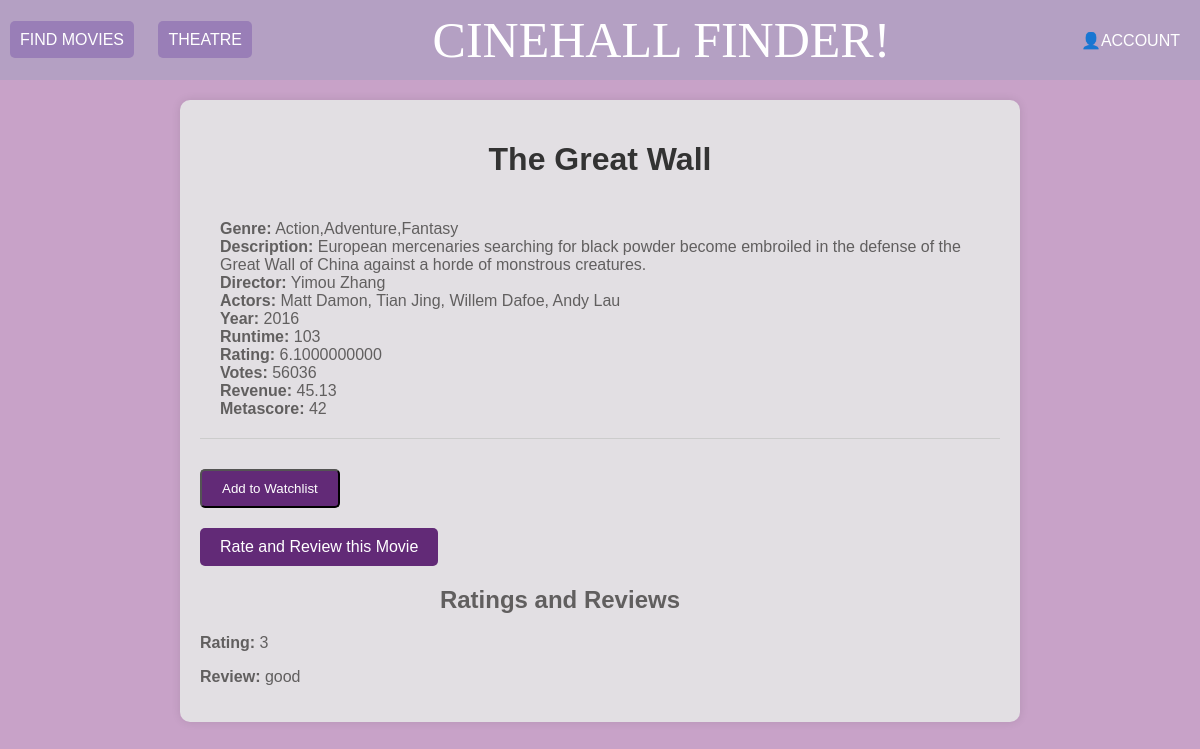
/movie/6/moon, run on an earlier commit of the app's database.
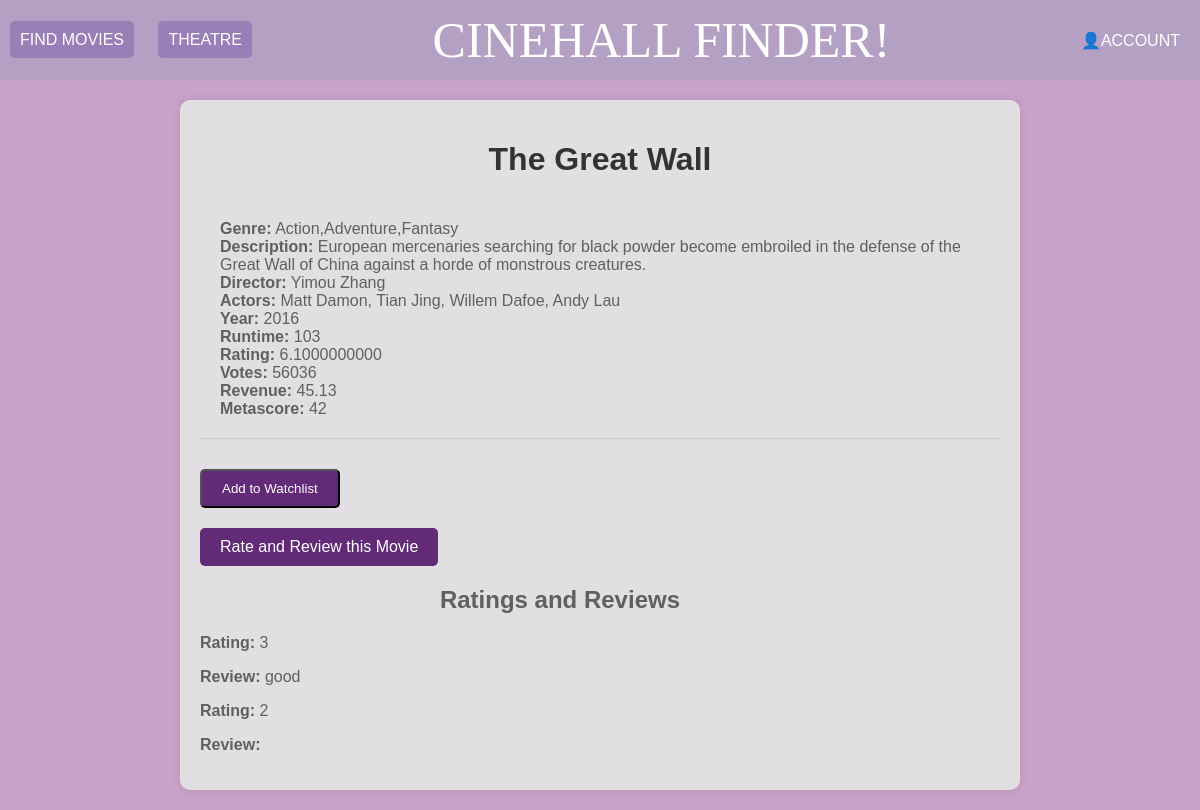
And on a later commit of the database.
### app/models.py (models this page shows, shortened)
class Movie_Data(db.Model):
    __tablename__ = 'Movie_Data'
    Rank = db.Column(db.Integer, primary_key=True)
    Title = db.Column(db.Text)
    Genre = db.Column(db.Text)
    Description = db.Column(db.Text)
    Director = db.Column(db.Text)
    Actors = db.Column(db.Text)
    Year = db.Column(db.Integer)
    Runtime = db.Column(db.Integer)
    Rating = db.Column(db.Numeric)
    Votes = db.Column(db.Integer)
    Revenue = db.Column(db.Text)
    Metascore = db.Column(db.Integer)

class RatingReview(db.Model):
    __tablename__ = 'rating_review'
    id = db.Column(db.Integer, primary_key=True)
    movie_rank = db.Column(db.Integer, db.ForeignKey('Movie_Data.Rank'), nullable=False)
    user_id = db.Column(db.Integer, db.ForeignKey('user.id'), nullable=False)
    rating = db.Column(db.Integer, nullable=False)
    review = db.Column(db.Text, nullable=True)

### app/routes.py (the view)
@app.route('/movie/<Rank>/<username>')
def movie_page(Rank,username):
    username = session.get('username')
    movie = Movie_Data.query.filter_by(Rank=Rank).first()
    ratings_reviews = RatingReview.query.filter_by(movie_rank=movie.Rank).all()
    if movie is None:
        abort(404)
    return render_template('movie.html', movie=movie, username=username,ratings_reviews=ratings_reviews)

### app/templates/movie.html (shortened to what this page needs)
{% extends 'base1.html' %}
{% block content %}
</head>
<body>
    <div class="container">
        <h1>{{ movie.Title }}</h1>
        <ul class="movie-details">
            <li class="movie-item">
                <span><strong>Genre:</strong> {{ movie.Genre }}</span><br>
                <span style="margin-bottom: 10px;"><strong>Description:</strong> {{ movie.Description }}</span><br>
                <span style="margin-bottom: 10px;"><strong>Director:</strong> {{ movie.Director }}</span><br>
                <span style="margin-bottom: 10px;"><strong>Actors:</strong> {{ movie.Actors }}</span><br>
                <span style="margin-bottom: 10px;"><strong>Year:</strong> {{ movie.Year }}</span><br>
                <span style="margin-bottom: 10px;"><strong>Runtime:</strong> {{ movie.Runtime }}</span><br>
                <span style="margin-bottom: 10px;"><strong>Rating:</strong> {{ movie.Rating }}</span><br>
                <span style="margin-bottom: 10px;"><strong>Votes:</strong> {{ movie.Votes }}</span><br>
                <span style="margin-bottom: 10px;"><strong>Revenue:</strong> {{ movie.Revenue }}</span><br>
                <span style="margin-bottom: 10px;"><strong>Metascore:</strong> {{ movie.Metascore }}</span><br>
            </li>
            <form action="{{ url_for('add_to_wishlist') }}" method="POST">
                <button type="submit" class="rating-review-btn">Add to Watchlist</button>
            </form>
            <a href="/movie/{{ movie.Rank }}/rate_review?username={{ username }}" class="rating-review-btn">Rate and Review this Movie</a>
        </ul>
        <div class="ratings-reviews">
            <h2>Ratings and Reviews</h2>
            {% if ratings_reviews %}
                {% for rating_review in ratings_reviews %}
                    <div class="rating-review">
                        <p><strong>Rating:</strong> {{ rating_review.rating }}</p>
                        <p><strong>Review:</strong> {{ rating_review.review }}</p>
                    </div>
                {% endfor %}
            {% else %}
                <p>No ratings and reviews yet.</p>
            {% endif %}
        </div>
    </div>
</body>
{% endblock %}

### app/templates/base1.html (shortened to what this page needs)
<!DOCTYPE html>
<html lang="en">
<head>
</head>
<body>
    <div class="navbar">
        <div class="icons">
            <div class="dropdown">
                <a href="{{ url_for('search',username=username) }}" class="all-products-button">FIND MOVIES</a>
                <a href="{{url_for('current_movies', username=username)}}" class="all-products-button">THEATRE</a>
            </div>
        </div>
        <div class="icons">
            <a href="{{ url_for('dashboard', username=session.username) }}" class="website-name">CINEHALL FINDER!</a>
        </div>
        <div class="'icons">
            <div class="dropdown">
                <a href="#">👤ACCOUNT</a>
            </div>
        </div>
    </div>
    <div class="content">
        {% block content %}{% endblock %}
    </div>
</body>
</html>

### app/templates/base1.html (style rules this page uses)
body { margin: 0; font-family: Font1,Arial, sans-serif; background-color: #e5d7ec; color: #615f5f; }
.navbar { display: flex; justify-content: space-between; align-items: center; background-color: #b4a0c3; color: white; padding: 10px; height: 60px; position: relative; }
.navbar a, .dropdown-content a { color: white; text-decoration: none; padding: 10px; }
.dropdown { position: relative; display: inline-block; }
.icons { display: flex; align-items: center; }
.icons a { margin-right: 20px; position: relative; }
h2 { display: flex; justify-content: flex-end; max-width: 60%; }
.website-name { font-family: myFont; font-size: 50px; }
.all-products-button { padding: 10px 20px; background-color: #997eb7; color: white; border: none; border-radius: 5px; text-decoration: none; cursor: pointer; transition: background-color 0.3s ease; }

### app/templates/movie.html (style rules this page uses)
body { font-family: Arial, sans-serif; background-color: #C8A2C8; margin: 0; padding: 0; }
.container { max-width: 800px; margin: 20px auto; padding: 20px; background-color: #e2dfe3; border-radius: 10px; box-shadow: 0 0 10px rgba(0, 0, 0, 0.1); }
h1 { text-align: center; color: #333; }
.movie-details { list-style: none; padding: 0; margin: 0; }
.movie-item { padding: 20px; border-bottom: 1px solid #ccc; transition: background-color 0.3s ease; margin-bottom: 10px; }
.rating-review-btn { display: inline-block; padding: 10px 20px; background-color: #622A77; color: #fff; text-decoration: none; border-radius: 5px; transition: background-color 0.3s ease; margin-top: 20px; }

What changed in the data, as far as the page shows it:
added RatingReview: rating "2"
